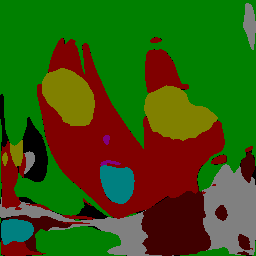
#> input picture Django/pix2pix_unetpp/pix2pix/test_imgs/test_B/0.png, 256 x 256 px, found by its file name; its folder holds only this picture in this run
$ jupyter execute generate_test_img.ipynb   (older library calls are emulated)
#> lines starting #> are read from the running program, lines starting #| are printed output that depends on the picture
[cell 1]
import os
import numpy as np
from PIL import Image
import imgviz

[cell 2]
TEST_IMGS = r'F:\WarehouseOfRui\FYP\TestImgsFroPix2pix\test_B'  # class B (direction B2A)
TEST_ABS = r'F:\WarehouseOfRui\FYP\TestImgsFroPix2pix\test'
TEST_EXTRA = r'F:\WarehouseOfRui\FYP\TestImgsFroPix2pix\test_A'

[cell 3]
def combine_test_imge_with_balck_A(image_b, path_AB):
    image_A = np.zeros([256,256], dtype=np.int32)
    image_B = np.asarray(Image.open(image_b), dtype=np.int32)
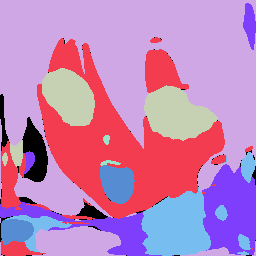
#> image_B: shape (256, 256) int32; 8 distinct labels, from 0 to 8; one colour per label, 0 black
    image_AB = np.concatenate([image_A, image_B], 1)
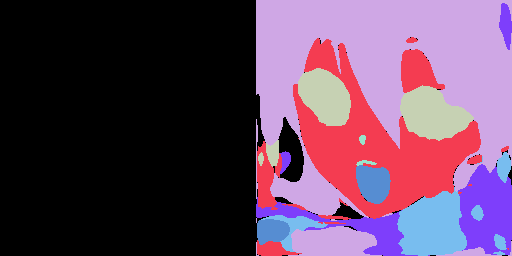
#> image_AB: shape (256, 512) int32; 8 distinct labels, from 0 to 8; one colour per label, 0 black
    lbl_pil = Image.fromarray(image_AB.astype(np.uint8), mode="P")
#> lbl_pil: PIL image 512x256 P; every value is 0
#> (the call stopped at in combine_test_imge_with_balck_A, `colormap = imgviz.label_colormap()`: imgviz is not available in this run)
    colormap = imgviz.label_colormap()
    lbl_pil.putpalette(colormap.flatten())
    lbl_pil.save(path_AB)

[cell 4]
import cv2

def combine_test_imge_with_colorful_A(image_a, image_b, path_AB):
    im_A = cv2.imread(image_a, 1) # python2: cv2.CV_LOAD_IMAGE_COLOR; python3: cv2.IMREAD_COLOR
    im_B = cv2.imread(image_b, 1) # python2: cv2.CV_LOAD_IMAGE_COLOR; python3: cv2.IMREAD_COLOR
    im_AB = np.concatenate([im_A, im_B], 1)
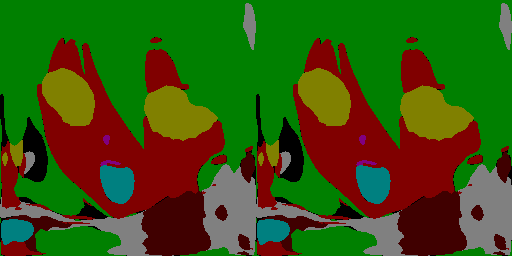
#> im_AB: shape (256, 512, 3); mean B, G, R 15.9, 85.2, 57
    cv2.imwrite(path_AB, im_AB)
